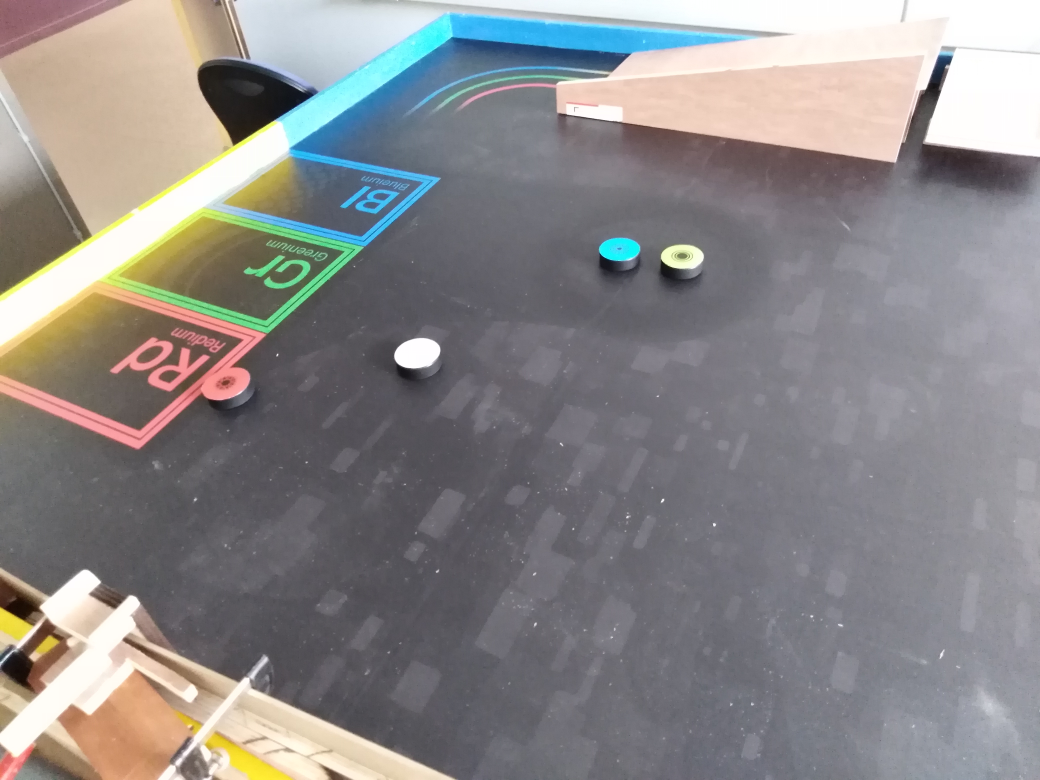
#> input picture prog_v0.4/photo_test_1.jpg, 4160 x 3120 px (shown at 1/4 size)
$ python seuillagecouleurtest.py
#> lines starting #> are read from the running program, lines starting #| are printed output that depends on the picture; after the words box and inside, x2 and y2 are one past the last pixel; in counts of white or black regions, pixels touching at a corner belong together
import cv2
import numpy as np
#CODAGE BGR PLUTOT QUE RGB


# img = cv2.imread("test1.jpg")
#
# assert img is not None #check if image was loaded

# print('original shape:', img.shape)
# print('dtype:', img.dtype)
#
# width , height = 500, 500
# WMult,HMult = 0.5, 0.5
# resizedImg = cv2.resize(img, (width, height))


# print("resized shape : ", resizedImg.shape)
#
# img_flip_along_x = cv2.flip(resizedImg, 0)
#
# cv2.imwrite("testsave1.jpeg",resizedImg,[cv2.IMWRITE_JPEG_QUALITY,80])
#
#
# size = (img.shape[0:2])
#
#
# cv2.imshow('original image',img)
# cv2.waitKey(2000)


sourceImg = cv2.imread("photo_test_1.jpg")
#> sourceImg is the input picture: shape (3120, 4160, 3); mean B, G, R 137, 136.9, 139.4
sourceImg = cv2.resize(sourceImg,(500,500))
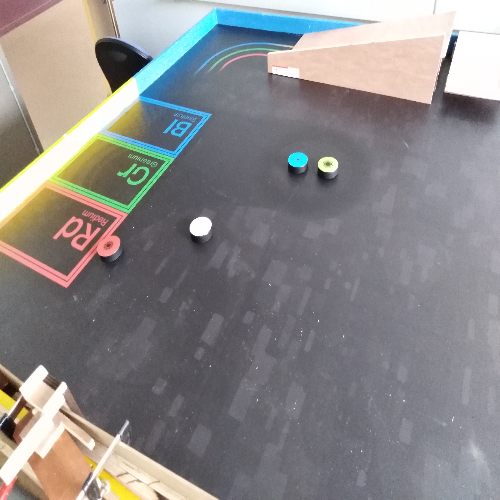
#> sourceImg: shape (500, 500, 3); mean B, G, R 136.8, 136.8, 139.3
assert sourceImg is not None

HSVImg = cv2.cvtColor(sourceImg, cv2.COLOR_BGR2HSV)
#> HSVImg: shape (500, 500, 3); mean H, S, V 95.4, 34, 149

def nothing(x):
    pass

cv2.namedWindow('window')
cv2.createTrackbar('Hmin','window',0,179,nothing)
#> slider 'Hmin' is set to 35
cv2.createTrackbar('Hmax','window',0,179,nothing)
#> slider 'Hmax' is set to 179
cv2.createTrackbar('Smin','window',0,255,nothing)
#> slider 'Smin' is set to 51
cv2.createTrackbar('Smax','window',0,255,nothing)
#> slider 'Smax' is set to 255
cv2.createTrackbar('Vmin','window',0,255,nothing)
#> slider 'Vmin' is set to 51
cv2.createTrackbar('Vmax','window',0,255,nothing)
#> slider 'Vmax' is set to 255


cv2.imshow("originale",HSVImg)


while True:
    Hmin = cv2.getTrackbarPos('Hmin','window')
    Hmax = cv2.getTrackbarPos('Hmax','window')
    Smin = cv2.getTrackbarPos('Smin','window')
    Smax = cv2.getTrackbarPos('Smax','window')
    Vmin = cv2.getTrackbarPos('Vmin','window')
    Vmax = cv2.getTrackbarPos('Vmax','window')
    Filtered = cv2.inRange(HSVImg, np.array([Hmin,Smin,Vmin]), np.array([Hmax,Smax,Vmax]))
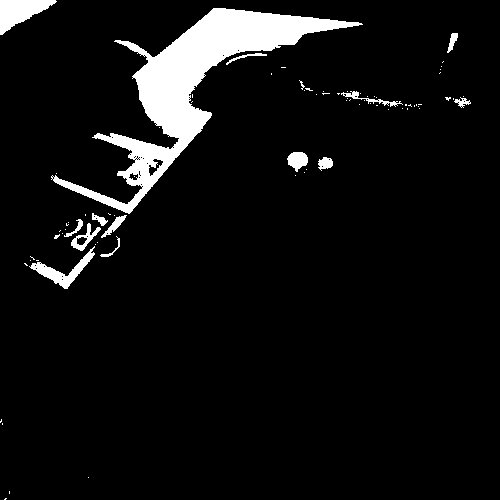
#> Filtered: shape (500, 500); 6.7% white; 80 white regions (66 under 20 px), largest, box (x1, y1, x2, y2) and area: (51, 8, 363, 214) 13086, (0, 0, 57, 35) 1057, (29, 246, 95, 289) 714
    cv2.imshow('window', Filtered)


    key = cv2.waitKey(3)
#> (key Esc is pressed here)
    if key == 27:
        break

cv2.destroyAllWindows()
